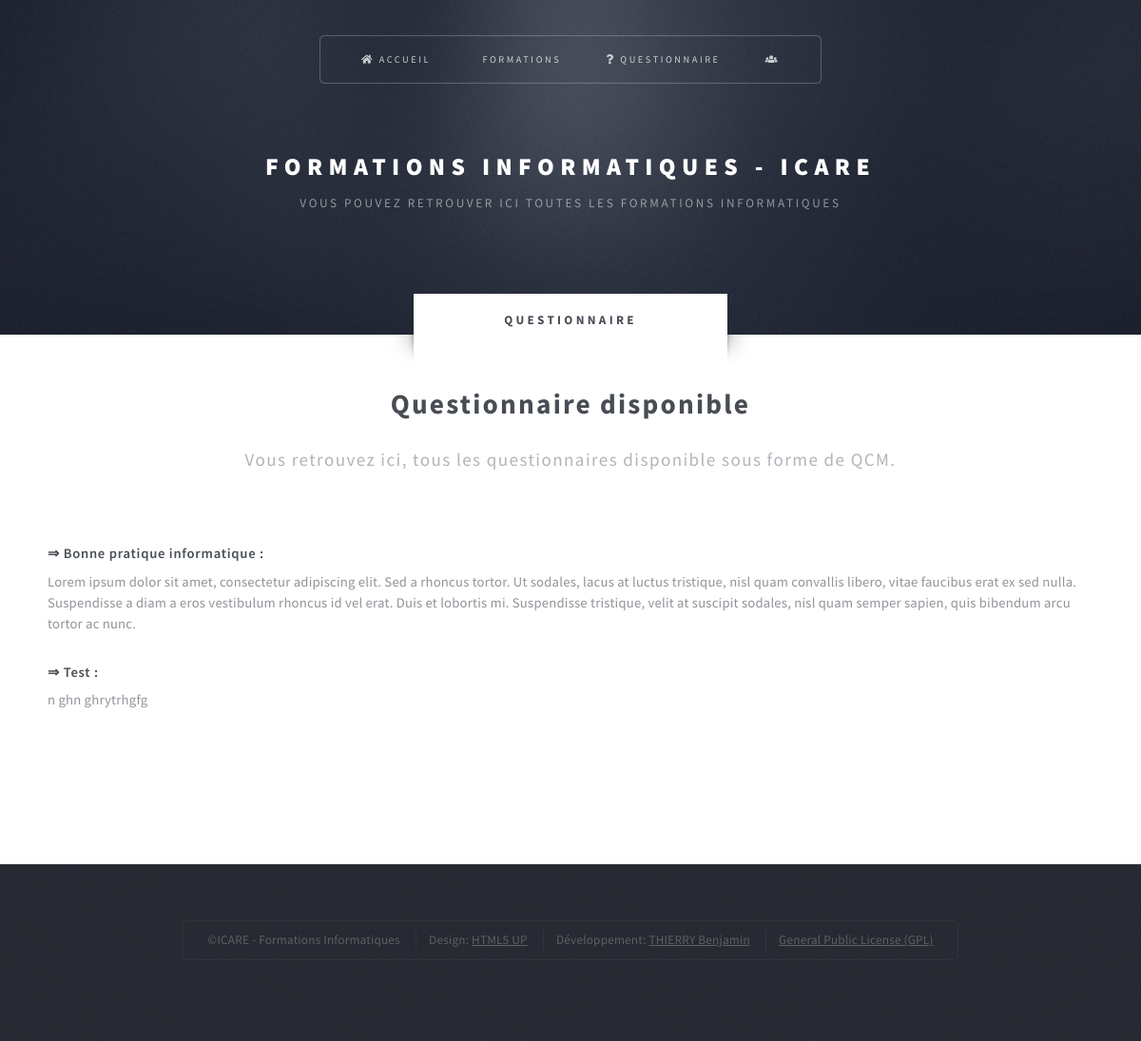
Screenshot of /pages/QCM.php (signed in) with the database file from the repository.
### tables this page shows
CREATE TABLE `formations` (
  `id` int(11) NOT NULL,
  `nom` varchar(255) NOT NULL,
  `description` text NOT NULL,
  `groupe` varchar(255) DEFAULT 'ALL',
  `video` varchar(255) NOT NULL
);

### pages/QCM.php (the view, shortened to what this page needs)
<!DOCTYPE HTML>
<html>
	<head>
		<link rel="stylesheet" href="../assets/css/main.css" />
	</head>
	<body class="no-sidebar is-preload">
		<div id="page-wrapper">
				<?php include '../construct/header.php';  ?>
				<div id="main" class="wrapper style2">
					<div class="title">Questionnaire</div>
					<div class="container">
							<div id="content">
								<article class="box post">
									<header class="style1">
										<h2>Questionnaire disponible</h2>
										<p>Vous retrouvez ici, tous les questionnaires disponible sous forme de QCM.</p>
									</header>
									<?php
									function getScore($nb_qcm,$user) {
										include '../bdd/connect.php';
										$dbname = "formations";
										$conn = new mysqli($servername, $username, $password, $dbname);
										$score="";
										$sql = "SELECT `point` FROM `reussite` WHERE `user`='".$user."' AND `id_formations`=".$nb_qcm;
										$result = $conn->query($sql);
									}
									?>
									<?php
										include '../bdd/connect.php';
										$dbname = "formations";
										$conn = new mysqli($servername, $username, $password, $dbname);
										$sql = "SELECT `id`,`nom`,`description`,`groupe` FROM `formations`";
										$result = $conn->query($sql);
										if ($result->num_rows > 0) {
										  while($row = $result->fetch_assoc()) {
												$score = getScore($row["id"],$_SESSION["user"]);
												if($score > 70) {
										    	echo "<p><h3><a href='formations-video.php?formations=".$row["id"]."'>⇒ ".$row["nom"]." :</a><span style=\"color:green;\"> Questionnaire reussi à $score%</span></h3>".$row["description"]."</p>";
												} elseif ($score < 70 && $score != "") {
											    echo "<p><h3><a href='formations-video.php?formations=".$row["id"]."'>⇒ ".$row["nom"]." :</a><span style=\"color:red;\"> Questionnaire échoué à $score%</span></h3>".$row["description"]."</p>";
												} else {
											    echo "<p><h3><a href='formations-video.php?formations=".$row["id"]."'>⇒ ".$row["nom"]." :</a></h3>".$row["description"]."</p>";
												}
										  }
										} else {
										  echo "<p><h3 style='text-align: center'>Aucune formations disponibles</h3></p>";
										}
									?>
								</article>
							</div>
					</div>
				</div>
				<?php include '../construct/footer.php';  ?>
		</div>
	</body>
</html>

### assets/css/main.css (style rules this page uses)
html, body, div, span, applet, object, iframe, h1, h2, h3, h4, h5, h6, p, blockquote, pre, a, abbr, acronym, address, big, cite, code, del, dfn, em, img, ins, kbd, q, s, samp, small, strike, strong, sub, sup, tt, var, b, u, i, center, dl, dt, dd, ol, ul, li, fieldset, form, label, legend, table, caption, tbody, tfoot, thead, tr, th, td, article, aside, canvas, details, embed, figure, figcaption, footer, header, hgroup, menu, nav, output, ruby, section, summary, time, mark, audio, video { margin: 0; padding: 0; border: 0; font-size: 100%; font: inherit; vertical-align: baseline; }
article, aside, details, figcaption, figure, footer, header, hgroup, menu, nav, section { display: block; }
body { line-height: 1; }
body { -webkit-text-size-adjust: none; }
html { box-sizing: border-box; }
*, *:before, *:after { box-sizing: inherit; }
body, textarea, select { font-family: 'Source Sans Pro', sans-serif; font-weight: 400; color: #919499; font-size: 14pt; line-height: 1.75em; letter-spacing: 0.025em; }
h1, h2, h3, h4, h5, h6 { font-weight: 700; color: #484d55; }
h1 a, h2 a, h3 a, h4 a, h5 a, h6 a { color: inherit; text-decoration: none; }
a { -moz-transition: color .25s ease-in-out; -webkit-transition: color .25s ease-in-out; -ms-transition: color .25s ease-in-out; transition: color .25s ease-in-out; text-decoration: underline; color: #717479; }
p, ul, ol, dl, table, blockquote, form { margin-bottom: 2em; }
.container { margin: 0 auto; max-width: 100%; width: 68em; }
@media screen and (max-width: 1680px) { .container { width: 70em; } }
@media screen and (max-width: 1280px) { .container { width: calc(100% - 100px); } }
section, article { margin: 0 0 4em 0; }
section > :last-child, article > :last-child, section:last-child, article:last-child { margin-bottom: 0; }
header.style1 { text-align: center; padding: 3em 0 3em 0; }
header.style1 h2 { font-weight: 700; font-size: 2em; letter-spacing: 0.075em; line-height: 1.5em; }
header.style1 p { color: #b1b4b9; display: block; margin: 1.15em 0 0 0; font-size: 1.3em; letter-spacing: 0.075em; line-height: 1.5em; }
.box header { margin: 0 0 1.5em 0; }
.box header.style1 { position: relative; margin: -0.5em 0 0 0; padding-top: 0; }
.box h2 { margin: 0 0 0.75em 0; font-size: 1.15em; letter-spacing: 0.05em; }
.box h3 { margin: 0 0 0.5em 0; font-size: 1em; font-weight: 600; letter-spacing: 0.05em; }
.wrapper { position: relative; padding: 6em 0 9em 0; }
.wrapper .title { position: absolute; top: 0; left: 50%; text-align: center; text-transform: uppercase; display: block; font-weight: 700; letter-spacing: 0.25em; font-size: 0.9em; width: 25em; height: 3.25em; top: -3.25em; line-height: 3.25em; margin-bottom: -3.25em; margin-left: -12.5em; padding-top: 0.5em; }
.wrapper .title:before { content: ''; position: absolute; bottom: -38px; left: -35px; width: 35px; height: 38px; background: url("images/shadow.png"); }
.wrapper .title:after { -moz-transform: scaleX(-1); -webkit-transform: scaleX(-1); -ms-transform: scaleX(-1); transform: scaleX(-1); content: ''; position: absolute; bottom: -38px; right: -35px; width: 35px; height: 38px; background: url("images/shadow.png"); }
.wrapper.style2 { background: #fff; }
.wrapper.style2 .title { background: #fff; color: #484d55; }
@media screen and (max-width: 1680px) { body, textarea, select { font-size: 12pt; } }
@media screen and (max-width: 1280px) { body, select, textarea { font-size: 11pt; line-height: 1.5em; letter-spacing: 0.015em; } }
@media screen and (max-width: 1280px) { .wrapper { padding: 4em 0 7em 0; } }

### rows the page displays
formations: nom "Bonne pratique informatique", description "Lorem ipsum dolor sit amet, consectetur adipiscing elit. Sed a rhoncus tortor. Ut sodales, lacus at luctus tristique, nisl quam convallis libero, vitae faucibus erat ex sed nulla. Suspendisse a diam a eros vestibulum rhoncus id vel erat. Duis et lobortis mi. Suspendisse tristique, velit at suscipit sodales, nisl quam semper sapien, quis bibendum arcu tortor ac nunc."
formations: nom "Test", description "n ghn ghrytrhgfg"
